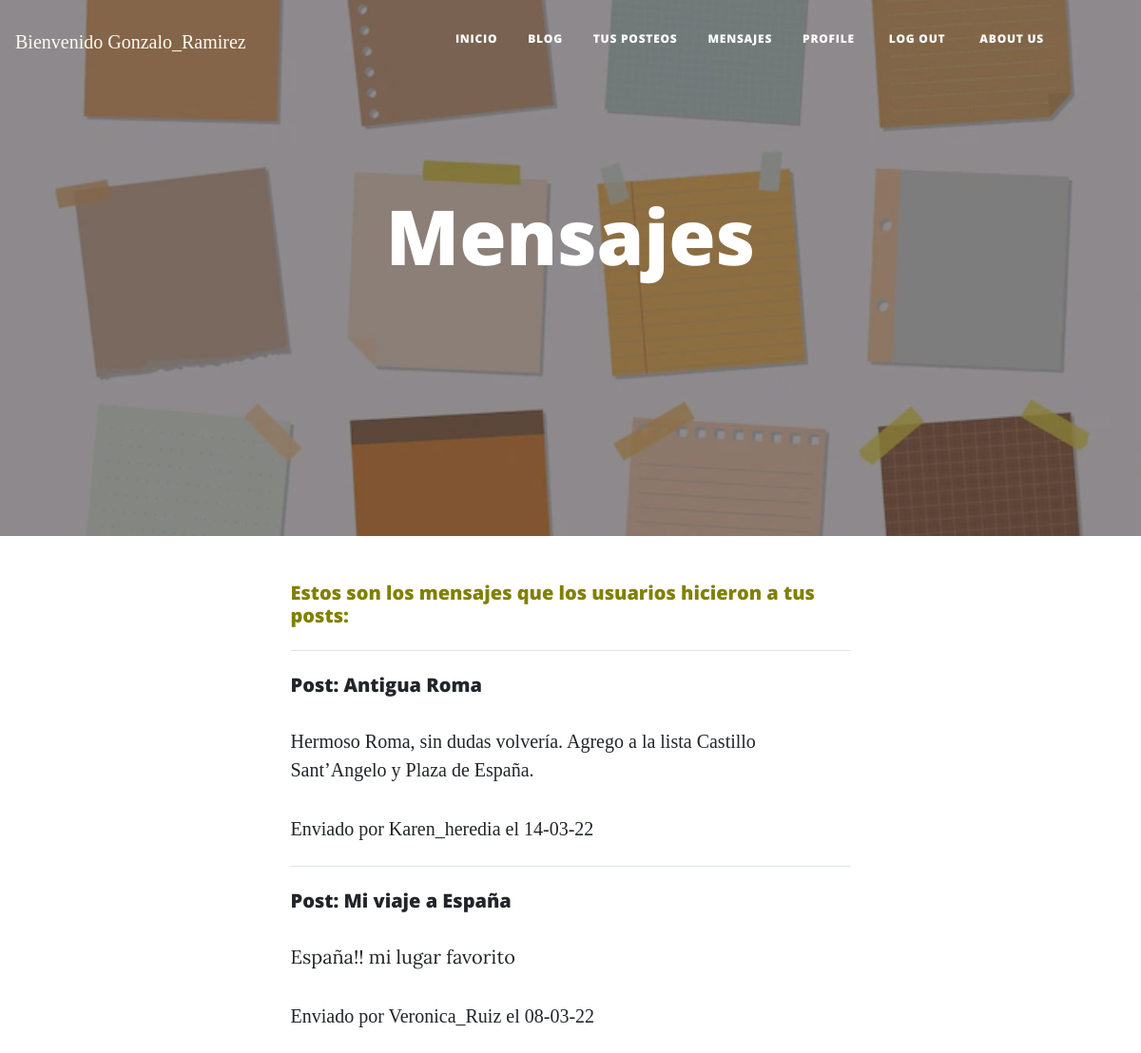
Screenshot of /AppViajes/mensajes/ (signed in) with the database file from the repository.
### AppViajes/models.py (models this page shows, shortened)
class Mensaje(models.Model):
    id=models.AutoField(primary_key= True)
    autor_mensaje=models.ForeignKey(User, on_delete=models.CASCADE)
    mensaje=RichTextField()
    dirigido_a=models.ForeignKey(Post, on_delete=models.CASCADE)
    fecha_creacion_mensaje=models.DateField('Fecha de creación', auto_now=False, auto_now_add=True)

class Post(models.Model):
    id=models.AutoField(primary_key= True)
    titulo=models.CharField('Titulo',max_length=50,null= False, blank= False)
    subtitulo=models.CharField('Subtitulo',max_length=30)
    slug=models.CharField('Slug',max_length=100,null= False, blank= False)
    contenido=RichTextField()
    autor=models.ForeignKey(User, on_delete=models.CASCADE)
    fecha_creacion=models.DateField('Fecha de creación', auto_now=False, auto_now_add=True)
    def __str__(self):
        return self.titulo

### AppViajes/views.py (the view)
# urls.py: path('mensajes/',detallemensajes.as_view() ,name="Mensajes"),
class detallemensajes(ListView):
    model = Mensaje
    template_name = 'AppViajes/mensajes.html'
    def get(self, request, *args, **kwargs):
        self.queryset = Mensaje.objects.filter(dirigido_a__autor=request.user).order_by('-fecha_creacion_mensaje')
        self.object_list = self.get_queryset()
        context = self.get_context_data()
        return self.render_to_response(context)

### templates/AppViajes/mensajes.html (shortened to what this page needs)
{% extends 'AppViajes/index.html'%}
{% load static %}
{% block titulo_principal%}
Mensajes
{% endblock titulo_principal %}
{% block imagen %}
{% static 'AppViajes/assets/img/mensajes.webp'%}
{% endblock imagen %}
{%block contenido%}
{% if object_list %}
<h5 style="color:#808000">Estos son los mensajes que los usuarios hicieron a tus posts:</h5>
    {% for mensaje in object_list %}
    <hr class="my-4" />
    <h5>Post: {{mensaje.dirigido_a}}</h5>
    {{mensaje.mensaje |safe}}
    <FONT FACE="Ink free">Enviado por {{mensaje.autor_mensaje}} el {{mensaje.fecha_creacion_mensaje|date:"d-m-y"}}</FONT>
    {% endfor %}
{% else %}
    <h3>No hay mensajes registrados en sus posts.</h3>
{% endif %}
{%endblock contenido%}

### templates/AppViajes/index.html (shortened to what this page needs)
{% load static %}
<!DOCTYPE html>
<html lang="en">
    <head>
        <link href="{%static 'AppViajes/css/styles.css' %}" rel="stylesheet" />
    </head>
    <body>
      {% if request.user.is_authenticated %}
        <nav class="navbar-brand" id="mainNav">
            <FONT FACE="Ink free"><class="nav-item mx-0 mx-lg-1"><a class="nav-link px-lg-3 py-3 py-lg-4" style="color:#FFFAF0" >Bienvenido {{user.username}} </a></FONT>
        {% endif %}
        <nav class="navbar navbar-expand-lg navbar-light" id="mainNav">
            <div class="container px-4 px-lg-5">
                <div class="collapse navbar-collapse" id="navbarResponsive">
                    <ul class="navbar-nav ms-auto py-4 py-lg-0">
                        <li class="nav-item"><a class="nav-link px-lg-3 py-3 py-lg-4" href="{% url 'AppViajes:Inicio' %}">Inicio</a></li>
                        <li class="nav-item"><a class="nav-link px-lg-3 py-3 py-lg-4" href="{% url 'AppViajes:Pages' %}">Blog</a></li>
                        {% if request.user.is_authenticated %}
                        <li class="nav-item"><a class="nav-link px-lg-3 py-3 py-lg-4" href="{% url 'AppViajes:listar_post' %}">Tus Posteos</a></li>
                        <li class="nav-item"><a class="nav-link px-lg-3 py-3 py-lg-4" href="{% url 'AppViajes:Mensajes' %}">Mensajes</a></li>
                        <li class="nav-item"><a class="nav-link px-lg-3 py-3 py-lg-4" href="{% url 'AppViajes:profile_view' %}">Profile</a></li>
                        <li class="nav-item mx-0 mx-lg-1"><a class="nav-link px-lg-3 py-3 py-lg-4" href="{% url 'AppViajes:Logout' %}">Log out</a></li>
                        {% endif %}
                        <li class="nav-item"><a class="nav-link px-lg-3 py-3 py-lg-4" href="{% url 'AppViajes:About' %}">About us</a></li>
                    </ul>
                </div>
            </div>
        </nav>
    </nav>
        <header class="masthead" style="background-image: url({% block imagen %}{% static 'AppViajes/assets/img/fondo.jpg'%}{% endblock imagen %})">
            <div class="container position-relative px-4 px-lg-5">
                <div class="row gx-4 gx-lg-5 justify-content-center">
                    <div class="col-md-10 col-lg-8 col-xl-7">
                        <div class="site-heading">
                            <h1>{% block titulo_principal%}{% endblock titulo_principal%}
                        </div>
                    </div>
                </div>
            </div>
            <br>
            <br>
        </header>
        <div class="container px-4 px-lg-5">
            <div class="row gx-4 gx-lg-5 justify-content-center">
                <div class="col-md-10 col-lg-8 col-xl-7">
                        {%block contenido%}{%endblock contenido%}
                </div>
            </div>
        </div>
     </body>

### rows the page displays
Mensaje: dirigido_a "Antigua Roma", mensaje "Hermoso Roma, sin dudas volvería. Agrego a la lista Castillo Sant’Angelo y Plaza de España.", autor_mensaje "Karen_heredia", fecha_creacion_mensaje "14-03-22"
Mensaje: dirigido_a "Mi viaje a España", mensaje "España!! mi lugar favorito", autor_mensaje "Veronica_Ruiz", fecha_creacion_mensaje "08-03-22"

### other values shown
{{ user.username }} "Gonzalo_Ramirez"
